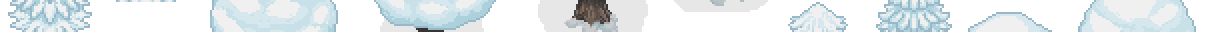
#> input picture assets/maps/kaetram/tilesheets/decor_world_r10_c6.png, 608 x 16 px (shown 2 times larger)
$ python -i bake_kaetram_decor.py   (imports and definitions only)
#> lines starting #> are read from the running program, lines starting #| are printed output that depends on the picture
# -*- coding: utf-8 -*-
"""
PASS 2 for Kaetram world conversion: bake entity SPRITES (trees, rocks, bushes)
into a visible `Decor` layer (multi-cell, 16px grid), like the Ekonia pipeline.

Entity kinds come from world.json `entities` (index -> kind); sprites come from
07_tilesets/{trees,rocks,bushes}/<kind>.png. The sprite's BOTTOM-CENTER anchors
at the entity tile's bottom edge (Kaetram client y-sorting convention), so big
trees overlap cells ABOVE their anchor. Each 16px slice alpha-composites over
whatever is already there (paint order: ground < overhang < decor).

Usage:
  python scripts/bake_kaetram_decor.py                # world_full.json
  python scripts/bake_kaetram_decor.py world_r13_c8   # single region(s)
"""
import json
import os
import sys
from collections import Counter

from PIL import Image

ROOT = os.path.dirname(os.path.dirname(os.path.abspath(__file__)))
MAPS = os.path.join(ROOT, "assets", "maps", "kaetram")
TS = 16


def load_atlas(folder):
    out = {}
    d = os.path.join(ROOT, "kaetram_extract", "07_tilesets", folder)
    if not os.path.isdir(d):
        return out
    for f in os.listdir(d):
        if f.endswith(".png"):
            out[os.path.splitext(f)[0].lower()] = Image.open(os.path.join(d, f)).convert("RGBA")
    return out


ATLAS = {"Trees": load_atlas("trees"), "Rocks": load_atlas("rocks"), "Bushes": load_atlas("bushes")}
MISSING = Counter()

# Official sprite metadata from Kaetram-Open client (data/sprites.json):
# each sheet packs FRAMES of the given width x height in a grid; frame 0 is
# the complete tree/rock/bush (canopy + trunk together).
def _load_official():
    p = os.path.join(ROOT, "kaetram_extract", "sprites_official.json")
    if not os.path.exists(p):
        return {}
    with open(p, encoding="utf-8") as f:
        entries = json.load(f)
    return {e["id"]: e for e in entries if "width" in e}


OFFICIAL = _load_official()


# [6 lines left out: function kind_atlas, not called in this run]


def bands(img: Image.Image, gap: int = 8):
    """Split a sprite sheet into vertical content bands (separated by alpha gaps)."""
    a = img.getchannel("A")
    w, h = img.size
    rows = [y for y in range(h) if a.crop((0, y, w, y + 1)).getbbox()]
    if not rows:
        return []
    out, start, prev = [], rows[0], rows[0]
    for y in rows[1:]:
        if y - prev > gap:
            out.append((start, prev))
            start = y
        prev = y
    out.append((start, prev))
    return out


# [15 lines left out: function hsplit, not called in this run]


def tight(im: Image.Image) -> Image.Image:
    """Crop to the visible (alpha) content."""
    bbox = im.getchannel("A").getbbox()
    return im.crop(bbox) if bbox else im


# Kinds whose official frame 0 is a bare canopy with NO trunk — these need
# the root piece from the sheet's last band re-attached. All other kinds
# already have a complete tree in frame 0 (verified visually per kind).
CANOPY_ONLY = {"zondul", "zoncil", "alkythn", "heliphatit", "aquasillius", "snowoak"}


# [20 lines left out: function bottom_is_trunk, not called in this run]


def first_band(img: Image.Image, kind: str = "") -> Image.Image:
    """Variant #1 of a tree/rock/bush sprite.

    Sheet layout: frame grid per the client's sprites.json (frame 0 = canopy),
    plus a LAST BAND below the grid holding separate root/trunk pieces — the
    client draws the base under the canopy. Canopy-only frames (zondul,
    zoncil…) get their root re-attached; canopies that already include a
    trunk (oak, bloodwood, pine…) are used as-is.
    """
    for prefix in ("trees/", "rocks/", "bushes/"):
        ent = OFFICIAL.get(prefix + kind)
        if ent:
            fw, fh = ent["width"], ent["height"]
            if 0 < fw <= img.size[0] and 0 < fh <= img.size[1]:
                frame = img.crop((0, 0, fw, fh))
                if frame.getchannel("A").getbbox():
                    if kind not in CANOPY_ONLY:
                        return frame  # frame 0 is a complete tree
                    # re-attach the root piece directly under the canopy's
                    # real alpha bottom (not the frame bottom — the canopy
                    # ends mid-frame for round-canopy kinds)
                    bs = bands(img)
                    if len(bs) >= 2:
                        y0, y1 = bs[-1]
                        pieces = hsplit(img.crop((0, y0, img.size[0], y1 + 1)))
                        if pieces:
                            base = tight(pieces[0])
                            bb = frame.getchannel("A").getbbox()  # (l, t, r, b)
                            cw = frame.size[0]
                            canopy_bottom = bb[3]
                            bw, bh = base.size
                            out = Image.new("RGBA", (max(cw, bw), canopy_bottom + bh))
                            out.alpha_composite(frame, (0, 0))
                            # centre the root on the canopy's bottom-row span
                            row_bb = frame.getchannel("A").crop((0, canopy_bottom - 1, cw, canopy_bottom)).getbbox()
                            cx = (row_bb[0] + row_bb[2]) // 2 if row_bb else cw // 2
                            out.alpha_composite(base, (cx - bw // 2, canopy_bottom))
                            return out
                    return frame
            break
    bs = bands(img)
    if not bs:
        return img
    canopy = tight(img.crop((0, bs[0][0], img.size[0], bs[0][1] + 1)))
    if len(bs) < 3 or bottom_is_trunk(canopy):
        return canopy
    # last band = base/trunk pieces (two side by side, one per canopy frame)
    y0, y1 = bs[-1]
    pieces = hsplit(img.crop((0, y0, img.size[0], y1 + 1)))
    if not pieces:
        return canopy
    base = tight(pieces[0])
    cw, ch = canopy.size
    bw, bh = base.size
    out = Image.new("RGBA", (max(cw, bw), ch + bh))
    out.alpha_composite(canopy, ((out.size[0] - cw) // 2, 0))
    out.alpha_composite(base, ((out.size[0] - bw) // 2, ch))
    return out


# [6 lines left out: function official_meta, not called in this run]


class Sheet:
    """Baked tileset: unique 16px slices keyed by image bytes."""

    def __init__(self):
        self.slices = {}   # bytes -> gid (1-based within sheet)
        self.images = []   # gid -> PIL image

    # [139 lines left out: functions gid_for, save, bake_map, main, not called in this run]


# [2 lines not run here, left out]

>>> from PIL import Image
>>> picture = Image.open('../assets/maps/kaetram/tilesheets/decor_world_r10_c6.png')
#> picture is the input picture: PIL image 608x16 RGBA; mean R, G, B, A 96, 103.3, 105.8, 123.4
>>> result = first_band(picture)
#> in bands, `a = img.getchannel("A")`:
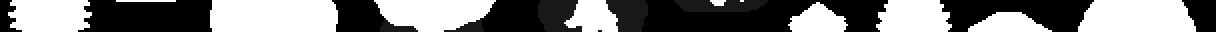
#> a: PIL image 608x16 L (shown 2 times larger); min 0, max 255, mean 123.4
#> in bands, `rows = [y for y in range(h) if a.crop((0, y, w, y + 1)).getbbox()]`: rows = [0, 1, 2, 3, 4, 5, 6, 7, 8, 9, 10, 11, 12, 13, 14, 15]
#> in bands, `out, start, prev = [], rows[0], rows[0]`: out = []; start = 0
#> the loop in bands, `for y in rows[1:]:` made 15 passes
#> in first_band, `bs = bands(img)`: bs = [(0, 15)]
#> in tight, `bbox = im.getchannel("A").getbbox()`: bbox = (4, 0, 598, 16)
#> in tight, `return im.crop(bbox) if bbox else im`:
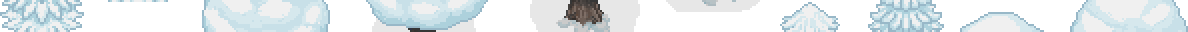
#> returned value: PIL image 594x16 RGBA (shown 2 times larger); mean R, G, B, A 98.2, 105.7, 108.3, 126.3; transparent parts drawn white
